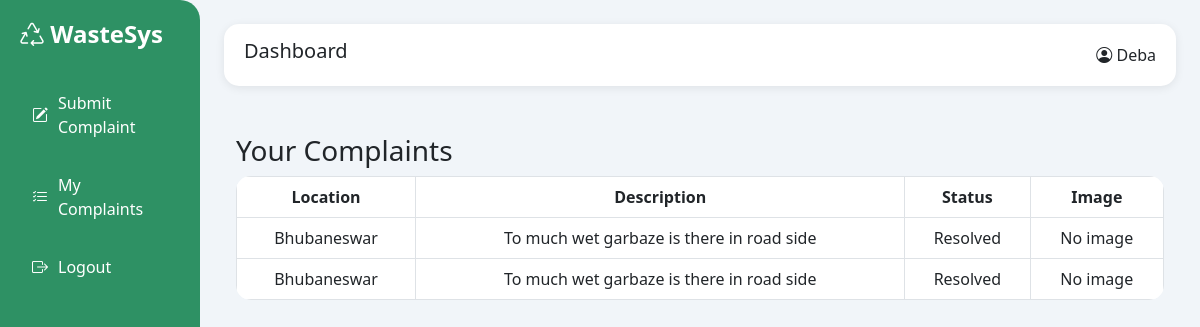
The page /complaint/ (signed in) on the database its author committed.
### waste_app/models.py (models this page shows, shortened)
class Complaint(models.Model):
    STATUS_CHOICES=[('Pending','Pending'),
                    ('In Progress','In Progress'),
                    ('Resolved','Resolved')
                    ]
    user=models.ForeignKey(User,on_delete=models.CASCADE)
    location=models.CharField(max_length=200)
    description=models.TextField()
    status=models.CharField(max_length=20,choices=STATUS_CHOICES,default='Pending')
    image=models.ImageField(upload_to='complaints/',null=True,blank=True)
    created_at = models.DateTimeField(auto_now_add=True)

### waste_app/views.py (the view)
# urls.py: path('complaint/',complaint_list,name='complaint_list'),
@login_required
def complaint_list(request):
    complaints = Complaint.objects.filter(user=request.user)
    return render(request, 'waste_app/complaint_list.html', {'complaints': complaints})

### waste_app/templates/waste_app/complaint_list.html
{% extends 'waste_app/base.html' %}
{% block content %}
<h3>Your Complaints</h3>
<table class="table table-bordered">
<tr><th>Location</th><th>Description</th><th>Status</th><th>Image</th></tr>
{% for c in complaints %}
<tr>
<td>{{ c.location }}</td>
<td>{{ c.description }}</td>
<td>{{ c.status }}</td>
<td>
    {% if c.image %}
        <img src="{{ c.image.url }}" width="100" height="100">
    {% else %}
        No image
    {% endif %}
</td>
</tr>
{% endfor %}
</table>
{% endblock %}

### waste_app/templates/waste_app/base.html (shortened to what this page needs)
{% load static %}
<!DOCTYPE html>
<html>
<head>
    <link rel="stylesheet" href="{% static 'css/style.css' %}">
    <link href="https://cdn.jsdelivr.net/npm/bootstrap@5.3.0/dist/css/bootstrap.min.css" rel="stylesheet">
    <link href="https://cdn.jsdelivr.net/npm/bootstrap-icons@1.11.3/font/bootstrap-icons.css" rel="stylesheet">
</head>
<body>
    <div class="container-fluid">
        <div class="row">
            <div class="col-md-2 sidebar">
                <h4><i class="bi bi-recycle"></i> WasteSys</h4>
                {% if user.is_authenticated %}
                {% if user.profile.role == 'admin' %}
                <a href="{% url 'admin_dashboard' %}">
                    <i class="bi bi-speedometer2"></i> Dashboard
                </a>
                {% else %}
                <a href="{% url 'complaint_form' %}">
                    <i class="bi bi-pencil-square"></i> Submit Complaint
                </a>
                <a href="{% url 'complaint_list' %}">
                    <i class="bi bi-list-check"></i> My Complaints
                </a>
                {% endif %}
                <a href="{% url 'logout' %}">
                    <i class="bi bi-box-arrow-right"></i> Logout
                </a>
                {% endif %}
            </div>
            <div class="col-md-10 p-4">
                <div class="topbar d-flex justify-content-between align-items-center">
                    <h5>Dashboard</h5>
                    <span><i class="bi bi-person-circle"></i> {{ user.username }}</span>
                </div>
                <div class="container mt-5">
                    {% block content %}{% endblock %}
                </div>
            </div>
        </div>
    </div>
</body>
</html>

### waste_app/static/css/style.css (style rules this page uses)
body { background: linear-gradient(to right, #eef2f3, #dfe9f3); font-family: 'Segoe UI', Tahoma, Geneva, Verdana, sans-serif; }
.container { margin-top: 30px; }
h3 { font-weight: 600; color: #2c3e50; margin-bottom: 20px; }
table { background: white; border-radius: 10px; overflow: hidden; }
table th { text-align: center; background-color: #198754; color: white; }
table td { text-align: center; vertical-align: middle; }
table tr:nth-child(even) { background-color: #f8f9fa; }

### waste_app/templates/waste_app/base.html (style rules this page uses)
body { background: #f1f5f9; font-family: 'Segoe UI', sans-serif; }
.sidebar { height: 150vh; background: rgba(25, 135, 84, 0.9); backdrop-filter: blur(10px); color: white; padding: 20px; border-radius: 0 20px 20px 0; }
.sidebar h4 { font-weight: 600; margin-bottom: 30px; }
.sidebar a { display: flex; align-items: center; gap: 10px; padding: 12px; margin-bottom: 10px; border-radius: 10px; text-decoration: none; color: white; transition: 0.3s; }
.topbar { background: white; padding: 15px 20px; border-radius: 15px; box-shadow: 0px 2px 10px rgba(0, 0, 0, 0.08); margin-bottom: 20px; }
table { border-radius: 15px; overflow: hidden; }

### rows shown on the page
Complaint: location "Bhubaneswar", description "To much wet garbaze is there in road side", status "Resolved", shows "No image"
Complaint: location "Bhubaneswar", description "To much wet garbaze is there in road side", status "Resolved", image "No image"

### other values the page prints
{{ user.username }} "Deba"
